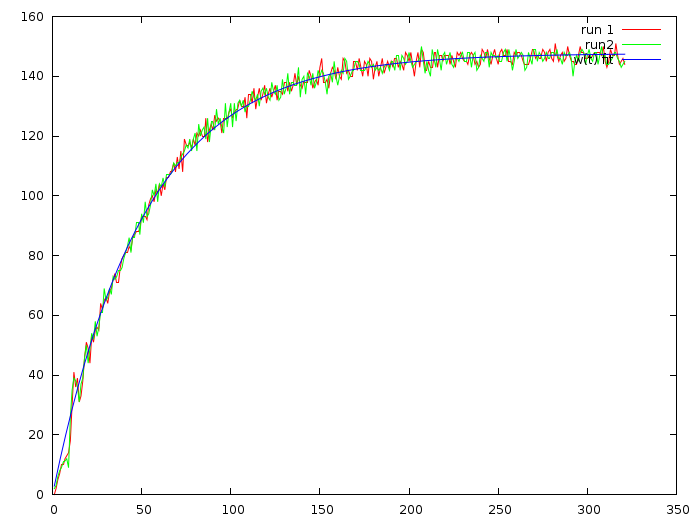

This figure's gnuplot source:
set terminal pngcairo size 700,524 enhanced font 'Verdana,10'
set output '196.png'

w(x) = w0*(1-exp(alpha*x))
w0 = 100
alpha = -.1
fit w(x) "196.dat" using 1:2 via w0,alpha

plot "196.dat" using 1:2 title "run 1" with lines, "" using 1:3 title "run2" with lines,  w(x) title "w(t) fit"
